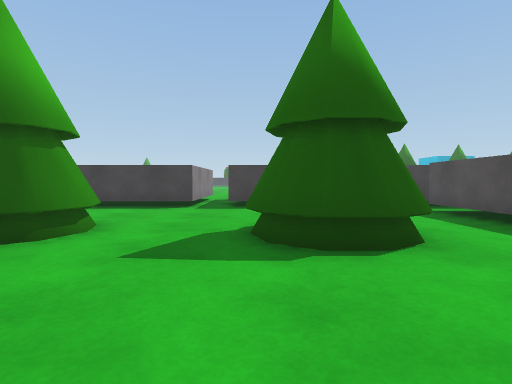
View 1 (above)

24 first-person views from a walk through a scene from a Unity 3-D project. The camera is 0.72 m above the floor, tilts 2° down and sees 80° across. The floor is counted in squares, 1 m on a side. Each view is taken from the middle of a square. On the plan, view 1 faces up. The plan holds only what a view shows up to about 10 squares ahead; the rest is blank. The place goes on beyond the plan. Some animated figures are not drawn.

View 2
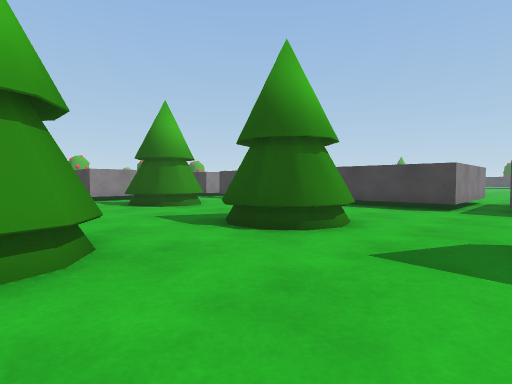

View 3
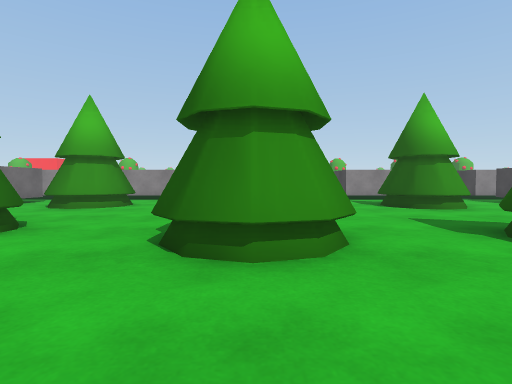

View 4
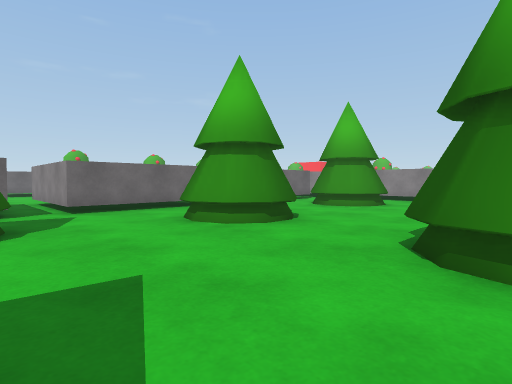

View 5
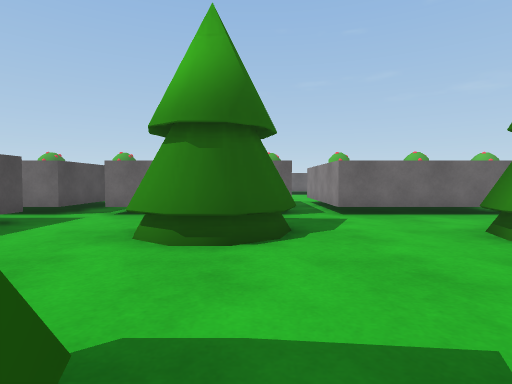

View 6
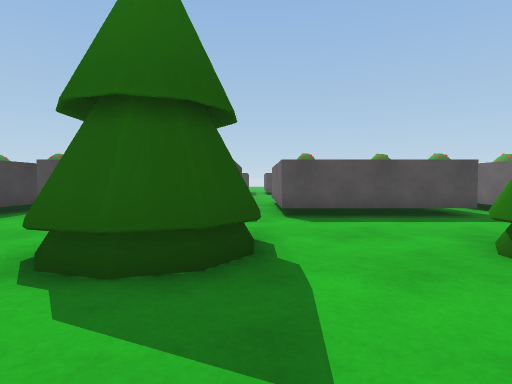

View 7
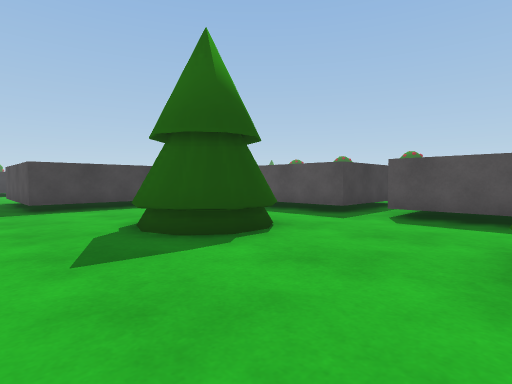

View 8
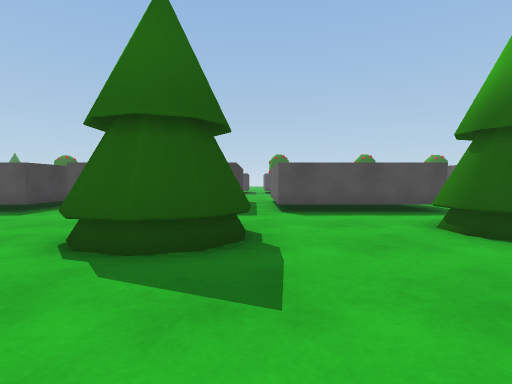

View 9
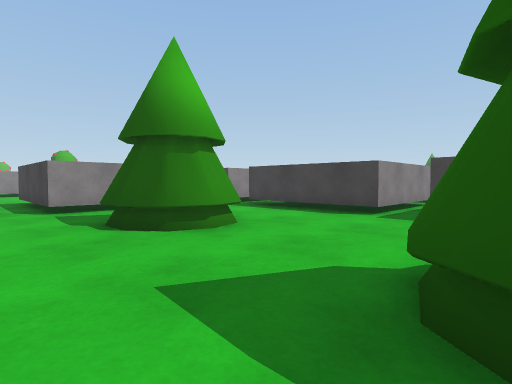

View 10
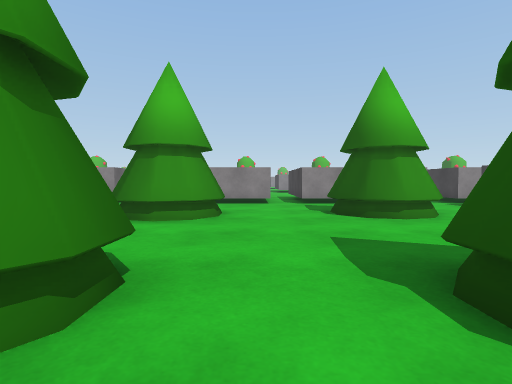

View 11
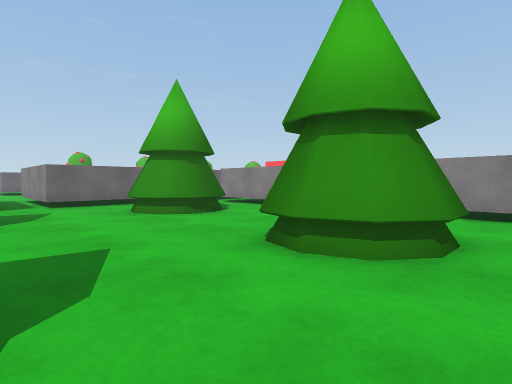

View 12
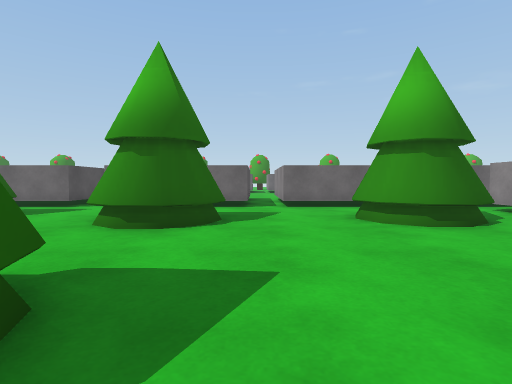

View 13
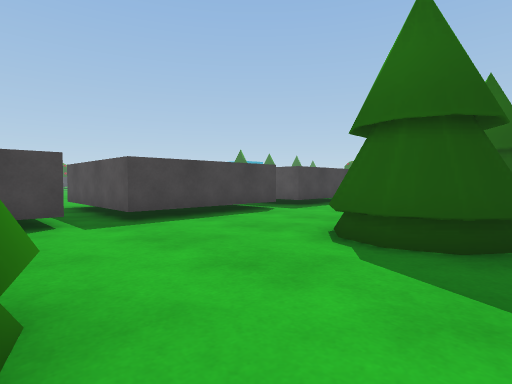

View 14
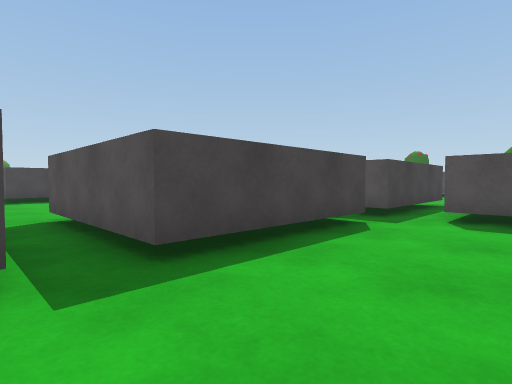

View 15
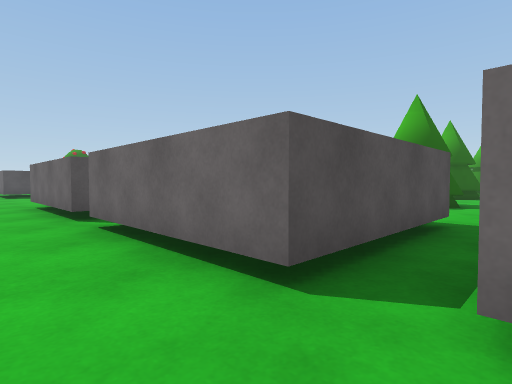

View 16
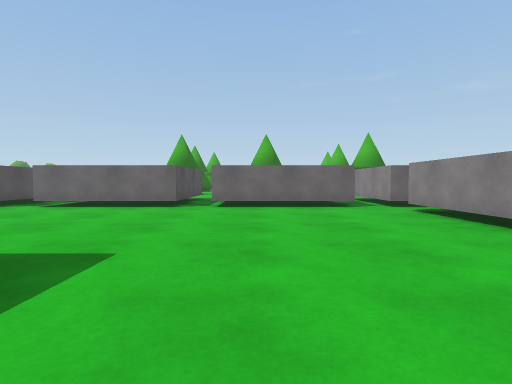

View 17
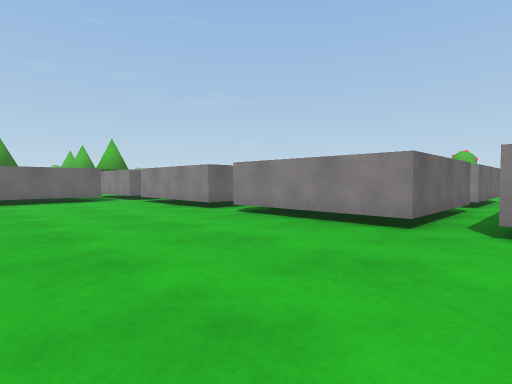

View 18
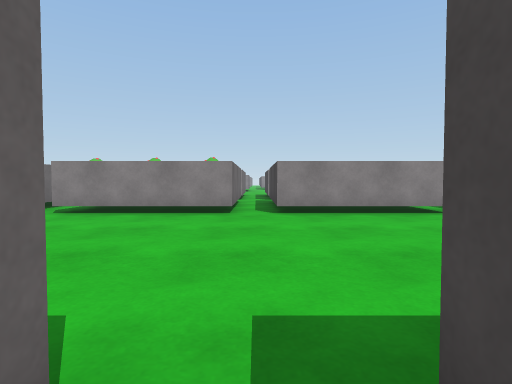

View 19
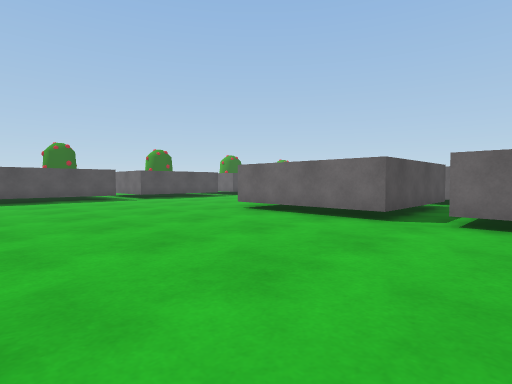

View 20
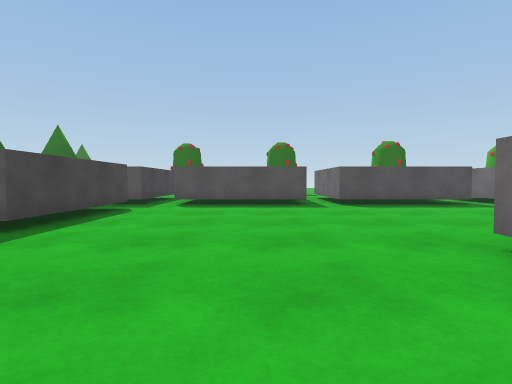

View 21
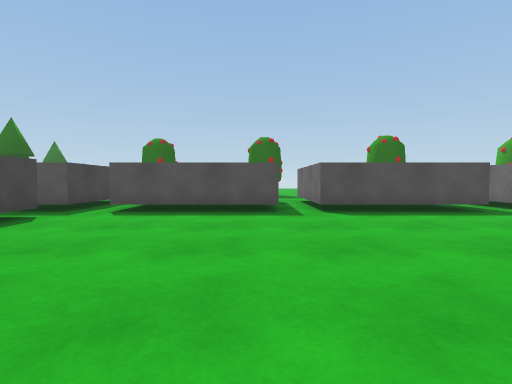

View 22
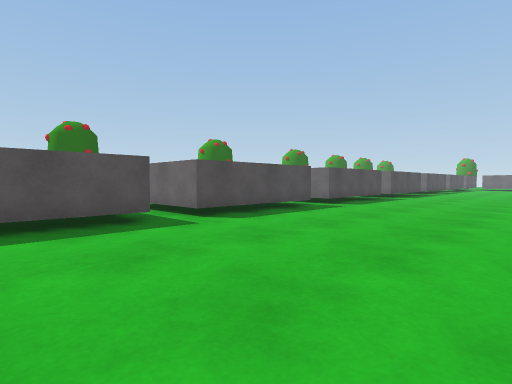

View 23
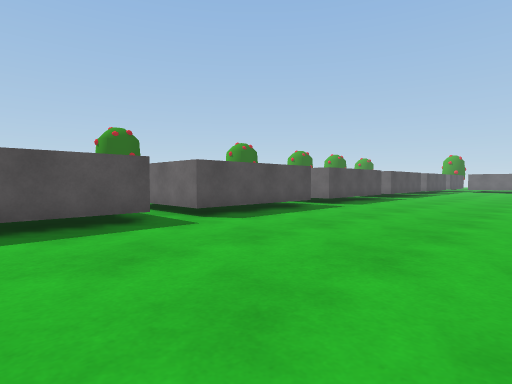

View 24
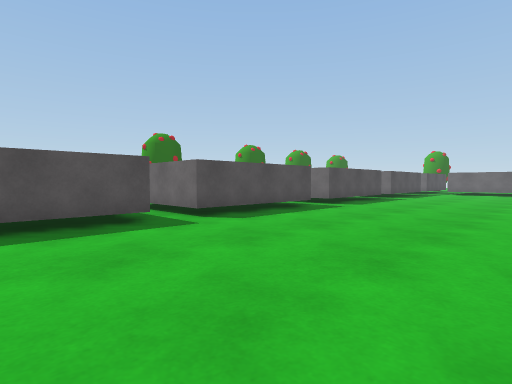

### Floor plan
Points are (right, up) in squares from view 1. A wall is a line through its corners. A room is listed if a view was taken in it or the views show most of it. See-through windows are left out.
Room 1 (views 1, 2, 3, 4, 5, 6, 7, 8, 9, 10, 11, 12, 13, 14)
walls: (4.2, -1.6) (4.2, 2.5) (6.5, 2.5); (3.2, 8.5) (-0.8, 8.5) (-0.8, 12.5); (6.8, 3.5) (4.2, 3.5) (4.2, 7.5); (-5.9, -7.5) (-1.8, -7.5) (-1.8, -9.5); (4.2, -6.6) (4.2, -2.5) (7.5, -2.5); (-0.8, -9.1) (-0.8, -7.5) (3.2, -7.5); (-9.5, -7.5) (-6.8, -7.5) (-6.8, -9.5); (-1.8, 12.5) (-1.8, 8.5) (-5.8, 8.5) (-5.8, 12.5); (4.2, -9.5) (4.2, -7.5) (5.6, -7.5); (-6.8, 12.5) (-6.8, 8.5) (-9.5, 8.5); (8.2, 8.5) (4.2, 8.5) (4.2, 12.5)
ways out: opening at (-6, 13) to room 2; opening at (-1, 13) to room 2; opening at (4, 13) to room 2; opening at (9, -2) to room 2; opening at (9, 3) to room 2; opening at (9, 8) to room 2
objects: pine tree (-9, -6) to (-8, -4); pine tree (-9, -1) to (-8, 1); pine tree (-9, 4) to (-8, 6); pine tree (-5, -5) to (-3, -4); pine tree (-5, -1) to (-3, 1); pine tree (-4, 4) to (-3, 5); pine tree (0, -6) to (1, -5); pine tree (0, 3) to (2, 5); pine tree (1, -2) to (2, 0)
Room 2 (views 15, 16, 17, 18, 19, 20, 21, 22, 23, 24)
walls: (4.2, 12.5) (8.2, 12.5); (-0.8, 12.5) (3.2, 12.5); (14.2, 13.4) (14.2, 17.5); (-0.2, 18.5) (-0.9, 18.5); (13.2, 18.5) (9.1, 18.5); (14.2, 8.4) (14.2, 12.5) (16.5, 12.5); (16.4, 18.5) (14.2, 18.5) (14.2, 19.2); (-5.8, 12.5) (-1.8, 12.5); (14.2, 3.4) (14.2, 7.5) (16.4, 7.5); (-7.4, 12.5) (-6.8, 12.5); (-8.2, 17.5) (-6.8, 17.5) (-6.8, 13.4); (14.2, -1.6) (14.2, 2.5) (16.4, 2.5); (-9.5, 22.5) (-6.8, 22.5) (-6.8, 18.4); (-6.8, 27.2) (-6.8, 23.5) (-9.5, 23.5); (14.2, -6.6) (14.2, -2.5) (16.4, -2.5); (14.2, -8) (14.2, -7.5)
ways out: opening at (-6, 13) to room 1; opening at (-1, 13) to room 1; opening at (4, 13) to room 1; opening at (9, -2) to room 1; opening at (9, 3) to room 1; opening at (9, 8) to room 1

Where each view was taken, in squares from view 1:
view 1: 0 up, 0 right, facing up
view 2: 0 up, 0 right, facing up-left
view 3: 0 up, 0 right, facing left
view 4: 0 up, 0 right, facing down-left
view 5: 1 down, 0 right, facing down
view 6: 2 down, 2 left, facing right
view 7: 0 up, 2 left, facing up-right
view 8: 3 up, 3 left, facing right
view 9: 2 up, 4 left, facing up-left
view 10: 2 up, 2 left, facing left
view 11: 2 up, 5 left, facing down-left
view 12: 1 up, 6 left, facing down
view 13: 3 up, 8 left, facing up-right
view 14: 6 up, 2 left, facing up-right
view 15: 14 up, 2 left, facing down-right
view 16: 21 up, 3 left, facing down
view 17: 24 up, 2 left, facing down-left
view 18: 23 up, 0 right, facing left
view 19: 18 up, 2 right, facing down-right
view 20: 15 up, 5 right, facing right
view 21: 14 up, 7 right, facing right
view 22: 11 up, 9 right, facing down-right
view 23: 6 up, 9 right, facing down-right
view 24: 1 up, 9 right, facing down-right
